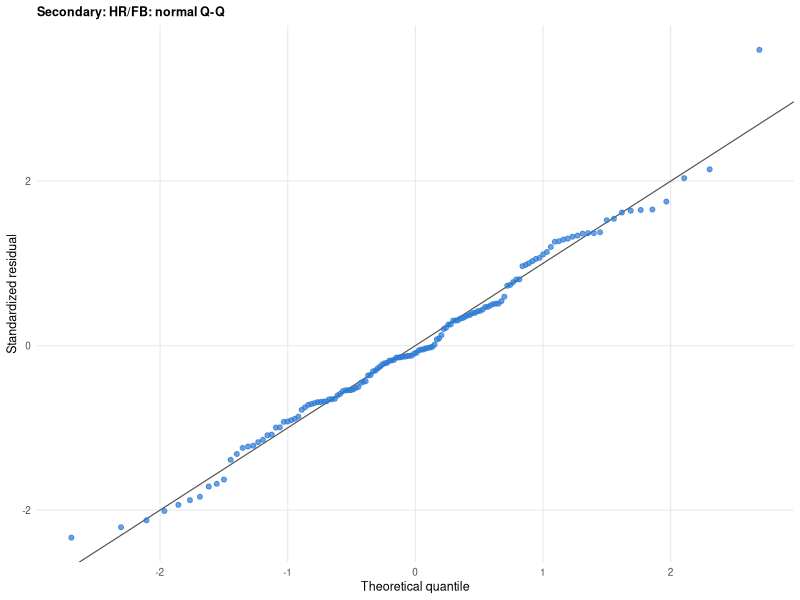
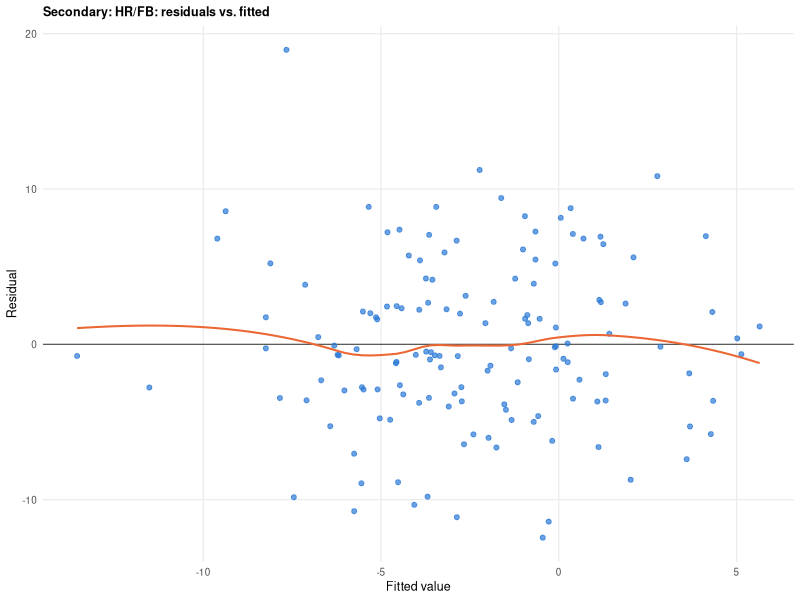

R code for these plots, in order: (Note: this script raises an error after producing the figures.)
# Regression assumption checks and robustness for the adjusted models in
# code/primary_analysis.R.
#
# For each adjusted model (primary Pull-Air Index; secondary HR/FB and HR Pull%):
#   - Normality of residuals: Shapiro-Wilk test + Q-Q plot
#   - Constant variance: Breusch-Pagan test + residuals-vs-fitted plot
#   - Linearity / functional form: Ramsey RESET test
#   - Multicollinearity: variance inflation factors (VIF)
#   - Influential observations: Cook's distance (flag > 4/n), and a refit
#     without the flagged observations
#   - Robust inference: the Derby estimate with heteroskedasticity-robust (HC3)
#     standard errors and with standard errors clustered by matched pair
#
# Input:  data/Analysis_Dataset.csv
# Output: data/Model_Diagnostics.csv, data/Model_Robustness.csv,
#         figures/figA1_diagnostics.png
#
# Run from the repo root:  Rscript code/model_diagnostics.R

suppressPackageStartupMessages({
  library(lmtest); library(sandwich); library(car)
  library(ggplot2); library(patchwork)
})

d <- read.csv("data/Analysis_Dataset.csv", check.names = FALSE)
names(d) <- gsub("[%/]", "_", names(d))
d$derby <- as.integer(d$group == "derby")
m <- d[d$matched == 1, ]

COVARS <- "k_pct_h1 + sc_hr_fb_h1 + avg_ev_h1 + avg_la_h1"
models <- list(
  list(label = "Primary: Pull-Air Index", outcome = "PAI_change",
       baseline = "PAI_1st", alpha = 0.05),
  list(label = "Secondary: HR/FB", outcome = "HR_FB_change",
       baseline = "HR_FB_1st", alpha = 0.025),
  list(label = "Secondary: HR Pull%", outcome = "HR_Pull__change",
       baseline = "HR_Pull__1st", alpha = 0.025))

diag_rows <- list(); rob_rows <- list(); plots <- list()

derby_row <- function(fit, vc, label, se_type, alpha) {
  ct <- coeftest(fit, vcov. = vc)
  est <- ct["derby", "Estimate"]; se <- ct["derby", "Std. Error"]
  q <- qt(1 - alpha / 2, df = fit$df.residual)
  data.frame(model = label, se_type = se_type, estimate = round(est, 3),
             se = round(se, 3), ci_low = round(est - q * se, 3),
             ci_high = round(est + q * se, 3),
             p_value = signif(ct["derby", "Pr(>|t|)"], 3), alpha = alpha,
             significant = ct["derby", "Pr(>|t|)"] < alpha, n = nobs(fit))
}

for (mod in models) {
  f <- as.formula(paste(mod$outcome, "~ derby +", mod$baseline, "+", COVARS))
  data <- m[complete.cases(m[, all.vars(f)]), ]
  data$pair_id <- as.integer(data$pair_id)
  fit <- lm(f, data = data)
  n <- nobs(fit)
  cook <- cooks.distance(fit)
  flagged <- which(cook > 4 / n)
  vifs <- vif(fit)

  diag_rows[[length(diag_rows) + 1]] <- data.frame(
    model = mod$label, n = n,
    shapiro_W = round(shapiro.test(resid(fit))$statistic, 3),
    shapiro_p = signif(shapiro.test(resid(fit))$p.value, 3),
    breusch_pagan_p = signif(bptest(fit)$p.value, 3),
    reset_p = signif(resettest(fit, power = 2:3)$p.value, 3),
    max_vif = round(max(vifs), 2),
    max_vif_term = names(which.max(vifs)),
    max_cooks_d = round(max(cook), 3),
    n_cooks_over_4_n = length(flagged))

  rob_rows[[length(rob_rows) + 1]] <- derby_row(fit, vcov(fit), mod$label,
                                                "Classical OLS", mod$alpha)
  rob_rows[[length(rob_rows) + 1]] <- derby_row(fit, vcovHC(fit, type = "HC3"),
                                                mod$label, "HC3 robust", mod$alpha)
  rob_rows[[length(rob_rows) + 1]] <- derby_row(fit, vcovCL(fit, cluster = ~pair_id),
                                                mod$label, "Clustered by pair",
                                                mod$alpha)
  if (length(flagged) > 0) {
    refit <- lm(f, data = data[-flagged, ])
    rob_rows[[length(rob_rows) + 1]] <- derby_row(
      refit, vcov(refit), mod$label,
      sprintf("Excluding %d influential obs.", length(flagged)), mod$alpha)
  }

  # Diagnostic plots: residuals vs fitted, and normal Q-Q
  pd <- data.frame(fitted = fitted(fit), resid = resid(fit),
                   std = rstandard(fit))
  pd$theory <- qqnorm(pd$std, plot.it = FALSE)$x
  th <- theme_minimal(base_size = 9) +
    theme(plot.title = element_text(size = 9, face = "bold"),
          panel.grid.minor = element_blank())
  p_rf <- ggplot(pd, aes(fitted, resid)) +
    geom_hline(yintercept = 0, colour = "#52514e", linewidth = 0.4) +
    geom_point(colour = "#2a78d6", alpha = 0.7, size = 1.4) +
    geom_smooth(method = "loess", formula = y ~ x, se = FALSE,
                colour = "#eb6834", linewidth = 0.7) +
    labs(title = paste0(mod$label, ": residuals vs. fitted"),
         x = "Fitted value", y = "Residual") + th
  p_qq <- ggplot(pd, aes(theory, std)) +
    geom_abline(slope = 1, intercept = 0, colour = "#52514e", linewidth = 0.4) +
    geom_point(colour = "#2a78d6", alpha = 0.7, size = 1.4) +
    labs(title = paste0(mod$label, ": normal Q-Q"),
         x = "Theoretical quantile", y = "Standardized residual") + th
  plots[[length(plots) + 1]] <- p_rf
  plots[[length(plots) + 1]] <- p_qq
}

diag_tab <- do.call(rbind, diag_rows); rownames(diag_tab) <- NULL
rob_tab <- do.call(rbind, rob_rows); rownames(rob_tab) <- NULL
write.csv(diag_tab, "data/Model_Diagnostics.csv", row.names = FALSE)
write.csv(rob_tab, "data/Model_Robustness.csv", row.names = FALSE)

fig <- wrap_plots(plots, ncol = 2) + plot_annotation(
  caption = paste0("Orange line: loess smooth of residuals (flat = no systematic pattern).\n",
                   "Q-Q points near the diagonal indicate approximately normal residuals."),
  theme = theme(plot.caption = element_text(size = 8, colour = "#52514e", hjust = 0)))
ggsave("figures/figA1_diagnostics.png", fig, width = 6.5, height = 7.5,
       dpi = 300, bg = "white")

cat("\n==== Assumption checks ====\n"); print(diag_tab, row.names = FALSE)
cat("\n==== Derby estimate under alternative standard errors ====\n")
print(rob_tab, row.names = FALSE)

# Normality of the paired differences behind the supporting paired t-test
parts <- d[d$group == "derby", ]
cat("\nShapiro-Wilk on participants' PAI change (paired t-test): p =",
    signif(shapiro.test(parts$PAI_change)$p.value, 3), "\n")
